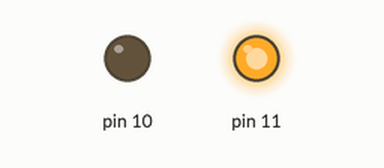
Recording of a sketch running on a simulated Arduino Uno, built with avr-gcc and run on an emulated ATmega328P. On the bench: output pins drawn as LEDs (lit = HIGH).

Above: at 1.5 s.
At 4.5 s:
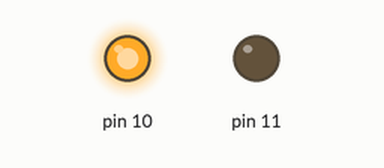
Timing chart, 0 to 7.8 s (numbered marks = the images above):
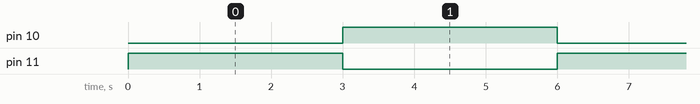

The sketch:

Controlling_motors_through_arduino.ino
```cpp
void setup() {
  // put your setup code here, to run once:
  pinMode(10, OUTPUT);
  pinMode(11, OUTPUT);
}

void loop() {
  // put your main code here, to run repeatedly:
  // for clockwise
  digitalWrite(10,LOW);
  digitalWrite(11,HIGH);
  delay(3000);
  // for anticlockwise
  digitalWrite(10,HIGH);
  digitalWrite(11,LOW);
  delay(3000);
}
```

Measured:
- by itself, pin 10, pin 11: alternates HIGH for 3.0 s and LOW for 3.0 s
